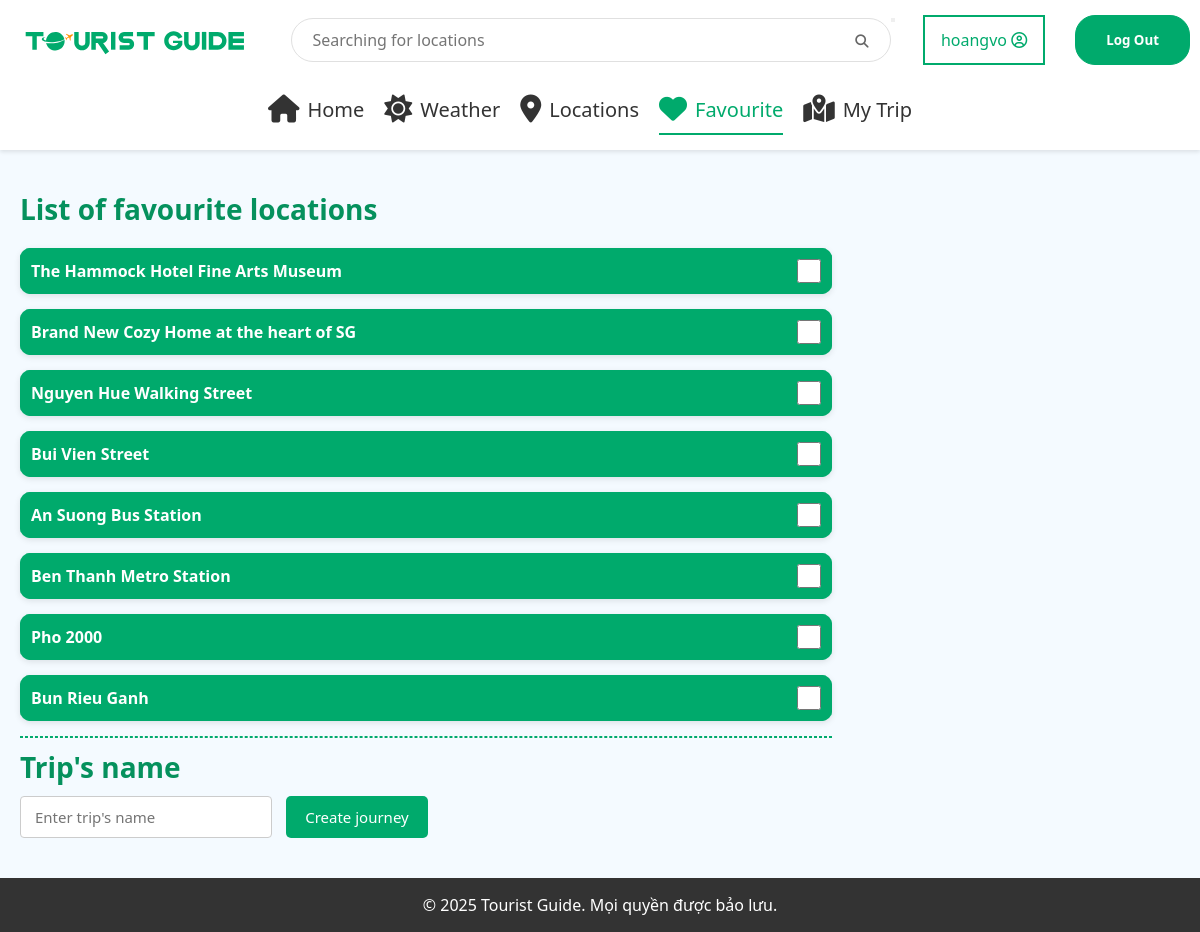
The app's page /trip/favourite/ (signed in) with its own data.
### location/models.py (models this page shows, shortened)
class Location(models.Model):
    favourited_by = models.ManyToManyField(User, related_name="favourite_locations", blank=True)
    code = models.CharField(max_length=10, unique=True)
    location = models.CharField(max_length = 64)
    type = models.CharField(max_length=18, default = "")
    tags = models.TextField(default = "")
    rating = models.FloatField(default = 5)
    open_time = models.TimeField(default = time(0,0))
    close_time = models.TimeField(default = time(23,59))
    ticket_info = models.CharField(max_length = 100, default = "")
    address = models.CharField(max_length = 100, default = "")
    image_path = models.CharField(max_length=255, default='')
    description = models.TextField(default="")
    long_description = models.TextField(default="")
    coordinate = models.CharField(max_length = 40, default = "")

### trip/views.py (the view, shortened to what this page needs)
# urls.py: path('favourite/',views.favourite, name = 'favourite'),
@login_required
def favourite(request):
    locations = Location.objects.filter(favourited_by=request.user)
    return render(request, "favourite.html", {
        'locations': locations
    })

### trip/templates/favourite.html (shortened to what this page needs)
{% extends 'layout.html' %}
{% load static %}
{% block css %}
<link rel="stylesheet" href="{% static 'css/favourite.css' %}">
{% endblock %}
{% block body %}
<div class="favourite-container">
	<h2 class="favourite-header">List of favourite locations</h2>
	{% if locations %}
	<form class="" method="POST" action="{% url 'my_trip' %}">
		{% for location in locations %}
		<div class="favourite-location-card">
			<summary class="location-summary">
				<label>{{ location.location }}</label>
				<input type="checkbox" name="locations" id="toggle-checkbox" value="{{ location.id }}">
			</summary>
		</div>
		{% endfor %}
		<hr class="dashed-line">
		<div class="trip">
			<h3 class="trip-name">Trip's name</h3>
			<input id="type-name" type="text" name="path_name" placeholder="Enter trip's name" required>
			<button type="submit">Create journey</button>
		</div>
	</form>
</div>
{% else %}
<p>No locations in the list yet.</p>
{% endif %}
{% endblock %}

### location/templates/layout.html (shortened to what this page needs)
{% load static %}
<!DOCTYPE html>
<html lang="en-US" lang="vi">
<head>
    <link rel="stylesheet" href="{% static 'css/layout.css' %}?v={{ timestamp }}">
    <link rel="stylesheet" href="https://cdnjs.cloudflare.com/ajax/libs/font-awesome/6.5.0/css/all.min.css">
    {% block css %}{% endblock %}
</head>
<body>
    <div class="wrapper">
        <header>
            <div class="header-container">
                <div class="logo">
                    <a href="{% url 'homepage' %}">
                        <picture>
                            <img src="{% static 'img/logo-tourist-guide.svg' %}" alt="">
                        </picture>
                    </a>
                </div>
                <div class="search-bar">
                    <form method="get" action="{% url 'locations' %}">
                        <input type="text" name="search" placeholder="Searching for locations"
                            value="{{ current_filters.search|default_if_none:'' }}">
                        <button type="submit" class="search-button"><i class="fas fa-search"></i></button>
                    </form>
                </div>
                {% if not user.is_authenticated %}
                <div class="nav-buttons">
                    <a href="{% url 'login' %}"><button class="nav-button secondary">Sign In</button></a>
                    <a href="{% url 'register'%}"><button class="nav-button primary">Sign Up</button></a>
                </div>
                {% else %}
                <div class="user-block">
                    <div class="dropbtn">
                        {{user.username}}
                        <i class="far fa-user-circle"></i>
                    </div>
                    {% if user.is_authenticated %}
                    <form action="{% url 'logout' %}" method="post" style="display: inline;">
                        <a href="{% url 'logout' %}"><button type="submit" class="logout-button">Log Out</button></a>
                    </form>
                    {% endif %}
                </div>
                {% endif %}
            </div>
            <ul class="nav-tabs">
                <li><a href="{% url 'homepage' %}"
                        class="{% if request.resolver_match.url_name == 'homepage' %}active{% endif %}"><i
                            class="fa fa-home"></i>Home</a></li>
                <li><a href="{% url 'weather' %}"
                        class="{% if request.resolver_match.url_name == 'weather' %}active{% endif %}"><i
                            class="fa-solid fa-sun"></i>Weather</a></li>
                <li><a href="{% url 'locations' %}"
                        class="{% if request.resolver_match.url_name == 'locations' %}active{% endif %}"><i
                            class="fas fa-map-marker-alt"></i>Locations</a></li>
                <li><a href="{% url 'favourite' %}"
                        class="{% if request.resolver_match.url_name == 'favourite' %}active{% endif %}"><i
                            class="fas fa-heart"></i>Favourite</a></li>
                <li><a href="{% url 'my_trip' %}"
                        class="{% if request.resolver_match.url_name == 'my_trip' %}active{% endif %}"><i
                            class="fas fa-map-marked-alt"></i>My Trip</a></li>
            </ul>
        </header>
        <main>
            {% block body %}
            {% endblock %}
        </main>
        <footer>
            <p>&copy; 2025 Tourist Guide. Mọi quyền được bảo lưu.</p>
        </footer>
    </div>
</body>
</html>

### location/static/css/layout.css (style rules this page uses)
* { margin: 0; padding: 0; box-sizing: border-box; font-family: 'Segoe UI', Tahoma, Geneva, Verdana, sans-serif; }
html { overflow-y: scroll; overflow-x: hidden; }
body { background-color: #f4faff; color: #333; }
.wrapper { min-height: 100vh; display: flex; flex-direction: column; }
header { background-color: white; padding: 15px 0; box-shadow: 0 2px 4px rgba(0, 0, 0, 0.1); position: sticky; top: 0; z-index: 100; width: 100%; }
.header-container { max-width: 1200px; height: auto; margin: 0 auto; margin-bottom: 20px; display: flex; align-items: center; justify-content: space-between; padding: 0 10px; }
.logo a { padding: 50px auto; display: flex; }
.logo picture { width: 250px; height: auto; }
.logo img { width: 100%; height: 100%; display: block; object-fit: cover; }
.search-bar { flex: 1; max-width: 600px; position: relative; align-items: center; }
.search-bar input { width: 100%; padding: 10px 20px; border: 1px solid #e0e0e0; border-radius: 24px; font-size: 16px; outline: none; }
.search-button { position: absolute; }
.search-button i { position: absolute; padding: 15px 20px; right: 5px; align-items: center; color: #666; }
.logout-button { position: relative; padding: 15px 30px; margin-left: 30px; border: 0.25px solid #00aa6c; border-radius: 20px; background-color: #00aa6c; color: white; font-weight: bolder; cursor: pointer; }
.user-block { position: relative; display: flex; }
.dropbtn { background-color: white; color: #00aa6c; padding: 12px 16px; font-size: 16px; border: 2px solid #00aa6c; }
.nav-tabs { display: flex; flex: 1; list-style: none; justify-content: center; }
.nav-tabs li { margin-right: 20px; white-space: nowrap; font-size: 20px; }
.nav-tabs a { display: flex; align-items: center; color: #333; text-decoration: none; font-weight: 500; padding: 10px 0; border-bottom: 2px solid transparent; }
.nav-tabs a.active { color: #00aa6c; border-bottom: 2px solid #00aa6c; }
.nav-tabs i { margin-right: 8px; font-size: 28px; }
main { flex: 1; }
footer { background-color: #333; color: white; padding: 20px; text-align: center; }
footer { padding: 1rem; text-align: center; }

### location/static/css/favourite.css (style rules this page uses)
.favourite-container { max-width: 1200px; margin: 20px auto; padding: 20px; }
.favourite-header { font-size: 28px; color: #05915d; margin-bottom: 20px; text-align: left; }
.favourite-location-card { width: 70%; background: #fff; border-radius: 10px; box-shadow: 0 2px 6px rgba(0, 0, 0, 0.1); margin-bottom: 15px; margin-top: 15px; overflow: hidden; transition: transform 0.2s ease; }
.location-summary { background-color: #00aa6c; border: 1px #00aa6c solid; display: flex; padding: 10px; font-weight: bold; color: white; align-items: center; }
#toggle-checkbox { color: #05915d; width: 1.5rem; height: 1.5rem; align-items: center; margin-left: auto; cursor: pointer; }
.dashed-line { width: 70%; border: 1px dashed #00aa6c; }
h3 { font-size: 28px; color: #05915d; margin: 10px 0; }
.trip button { padding: 10px 18px; background-color: #00aa6c; color: white; font-weight: 500; border: 1px dashed #00aa6c; border-radius: 5px; cursor: pointer; font-size: 15px; cursor: pointer; }
#type-name { margin-right: 10px; padding: 10px 14px; border: 1px solid #ccc; border-radius: 4px; font-size: 15px; min-width: 150px; }

### records on screen
Location: location "The Hammock Hotel Fine Arts Museum"
Location: location "Brand New Cozy Home at the heart of SG"
Location: location "Nguyen Hue Walking Street"
Location: location "Bui Vien Street"
Location: location "An Suong Bus Station"
Location: location "Ben Thanh Metro Station"
Location: location "Pho 2000"
Location: location "Bun Rieu Ganh"

### other values on screen
{{ user.username }} "hoangvo"
